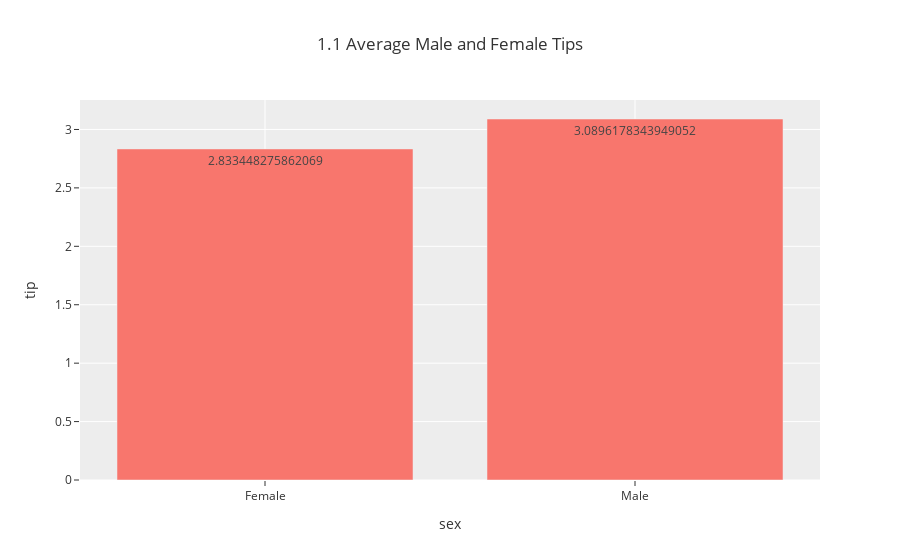

Notebook source saved alongside this figure:
### Code cell
fig = px.bar(df_tips_mean, 
             x='sex',            
             y='tip',
             text = 'tip',
             template='ggplot2',
            title='1.1 Average Male and Female Tips')

fig.show()

### Figure 1 — Plotly figure (JSON) as saved in the notebook; plotly's stock layout.template omitted (floating-point values rounded to 4 significant figures)
{"data": [{"alignmentgroup": "True", "hoverlabel": {"namelength": 0}, "hovertemplate": "sex=%{x}<br>tip=%{text}", "legendgroup": "", "marker": {"color": "#F8766D"}, "name": "", "offsetgroup": "", "orientation": "v", "showlegend": false, "text": [2.833, 3.09], "textposition": "auto", "type": "bar", "x": ["Female", "Male"], "xaxis": "x", "y": [2.833, 3.09], "yaxis": "y"}], "layout": {"barmode": "relative", "legend": {"tracegroupgap": 0}, "title": {"text": "1.1 Average Male and Female Tips"}, "xaxis": {"anchor": "y", "domain": [0, 1], "title": {"text": "sex"}}, "yaxis": {"anchor": "x", "domain": [0, 1], "title": {"text": "tip"}}}}
